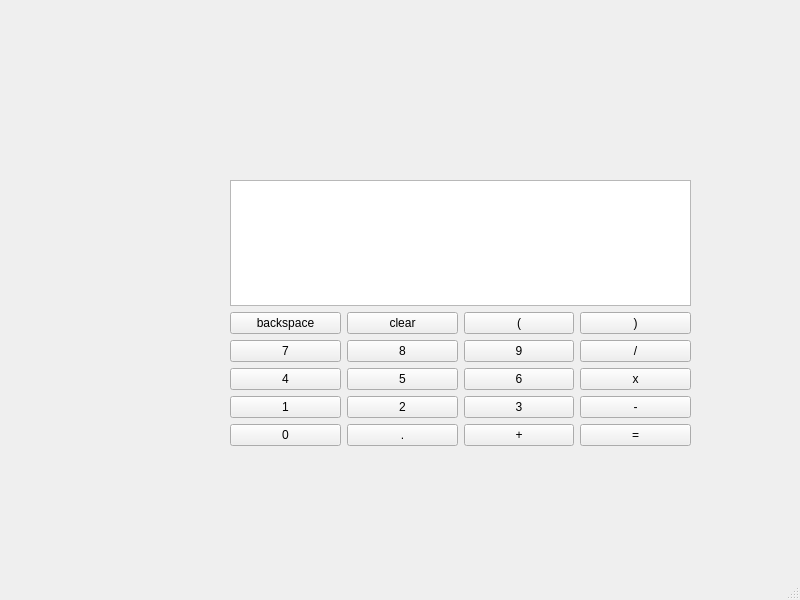
<?xml version="1.0" encoding="UTF-8"?>
<ui version="4.0">
 <class>MainWindow</class>
 <widget class="QMainWindow" name="MainWindow">
  <property name="geometry">
   <rect>
    <x>0</x>
    <y>0</y>
    <width>800</width>
    <height>600</height>
   </rect>
  </property>
  <property name="windowTitle">
   <string>MainWindow</string>
  </property>
  <widget class="QWidget" name="centralwidget">
   <widget class="QWidget" name="verticalLayoutWidget">
    <property name="geometry">
     <rect>
      <x>230</x>
      <y>180</y>
      <width>461</width>
      <height>266</height>
     </rect>
    </property>
    <layout class="QVBoxLayout" name="verticalLayout">
     <item>
      <layout class="QGridLayout" name="gridLayout">
       <item row="3" column="1">
        <widget class="QPushButton" name="pushButton_5">
         <property name="text">
          <string>5</string>
         </property>
        </widget>
       </item>
       <item row="2" column="0">
        <widget class="QPushButton" name="pushButton_7">
         <property name="text">
          <string>7</string>
         </property>
        </widget>
       </item>
       <item row="2" column="1">
        <widget class="QPushButton" name="pushButton_8">
         <property name="text">
          <string>8</string>
         </property>
        </widget>
       </item>
       <item row="1" column="0">
        <widget class="QPushButton" name="pushButton_backspace">
         <property name="text">
          <string>backspace</string>
         </property>
        </widget>
       </item>
       <item row="2" column="2">
        <widget class="QPushButton" name="pushButton_9">
         <property name="text">
          <string>9</string>
         </property>
        </widget>
       </item>
       <item row="4" column="3">
        <widget class="QPushButton" name="pushButton_sub">
         <property name="text">
          <string>-</string>
         </property>
        </widget>
       </item>
       <item row="4" column="2">
        <widget class="QPushButton" name="pushButton_3">
         <property name="text">
          <string>3</string>
         </property>
        </widget>
       </item>
       <item row="4" column="1">
        <widget class="QPushButton" name="pushButton_2">
         <property name="text">
          <string>2</string>
         </property>
        </widget>
       </item>
       <item row="5" column="3">
        <widget class="QPushButton" name="pushButton_equal">
         <property name="text">
          <string>=</string>
         </property>
        </widget>
       </item>
       <item row="5" column="2">
        <widget class="QPushButton" name="pushButton_add">
         <property name="text">
          <string>+</string>
         </property>
        </widget>
       </item>
       <item row="3" column="0">
        <widget class="QPushButton" name="pushButton_4">
         <property name="text">
          <string>4</string>
         </property>
        </widget>
       </item>
       <item row="3" column="3">
        <widget class="QPushButton" name="pushButton_multi">
         <property name="text">
          <string>x</string>
         </property>
        </widget>
       </item>
       <item row="5" column="0">
        <widget class="QPushButton" name="pushButton_0">
         <property name="text">
          <string>0</string>
         </property>
        </widget>
       </item>
       <item row="4" column="0">
        <widget class="QPushButton" name="pushButton_1">
         <property name="text">
          <string>1</string>
         </property>
        </widget>
       </item>
       <item row="3" column="2">
        <widget class="QPushButton" name="pushButton_6">
         <property name="text">
          <string>6</string>
         </property>
        </widget>
       </item>
       <item row="1" column="1">
        <widget class="QPushButton" name="pushButton_clear">
         <property name="text">
          <string>clear</string>
         </property>
        </widget>
       </item>
       <item row="5" column="1">
        <widget class="QPushButton" name="pushButton_doat">
         <property name="text">
          <string>.</string>
         </property>
        </widget>
       </item>
       <item row="2" column="3">
        <widget class="QPushButton" name="pushButton_div">
         <property name="text">
          <string>/</string>
         </property>
        </widget>
       </item>
       <item row="0" column="0" colspan="4">
        <widget class="QTextEdit" name="input_text"/>
       </item>
       <item row="1" column="2">
        <widget class="QPushButton" name="pushButton_left">
         <property name="text">
          <string>(</string>
         </property>
        </widget>
       </item>
       <item row="1" column="3">
        <widget class="QPushButton" name="pushButton_right">
         <property name="text">
          <string>)</string>
         </property>
        </widget>
       </item>
      </layout>
     </item>
    </layout>
   </widget>
  </widget>
  <widget class="QMenuBar" name="menubar">
   <property name="geometry">
    <rect>
     <x>0</x>
     <y>0</y>
     <width>800</width>
     <height>26</height>
    </rect>
   </property>
  </widget>
  <widget class="QStatusBar" name="statusbar"/>
 </widget>
 <resources/>
 <connections/>
</ui>
